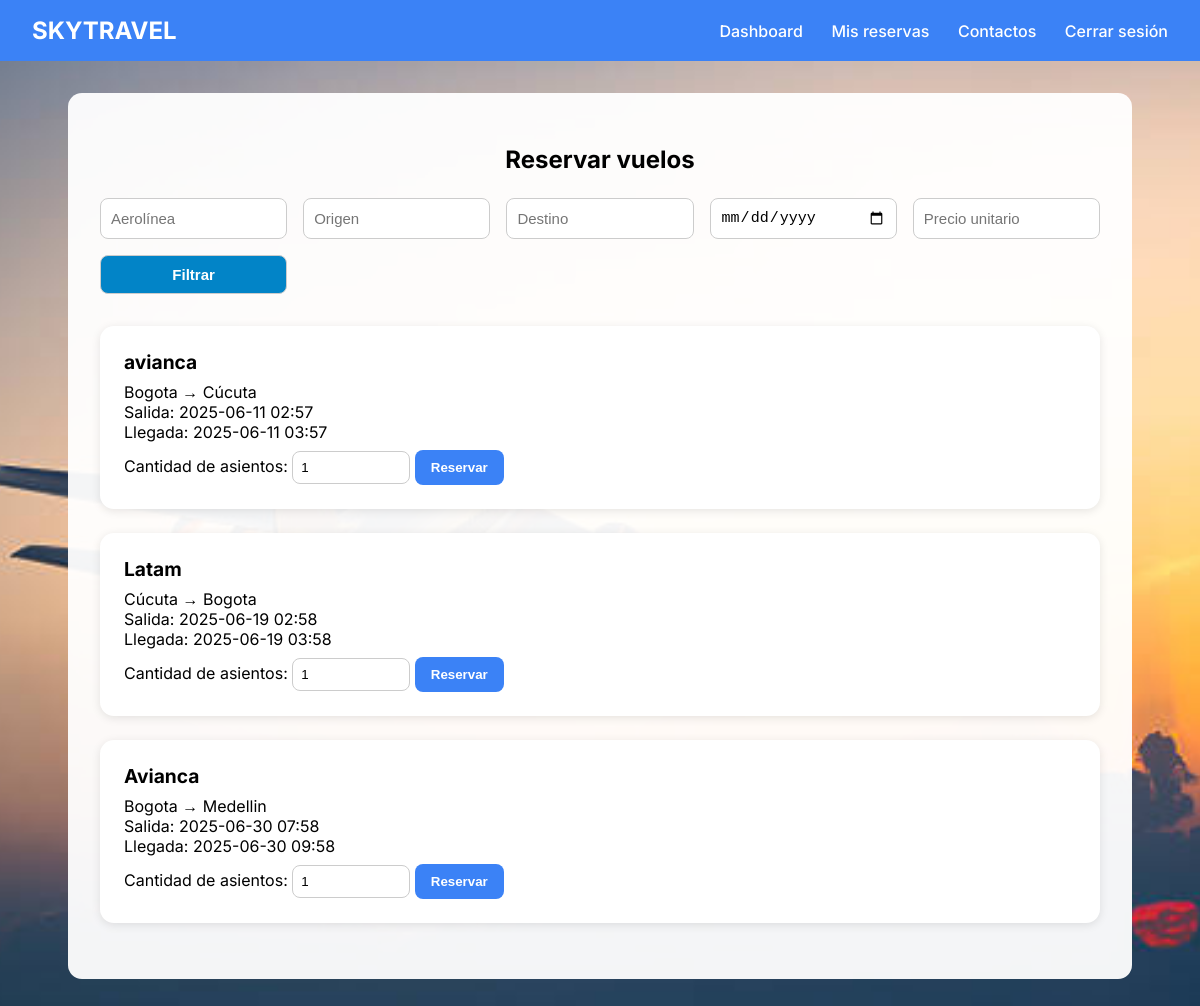
The app's page /api/vuelos/usuario/vuelos/, older data.
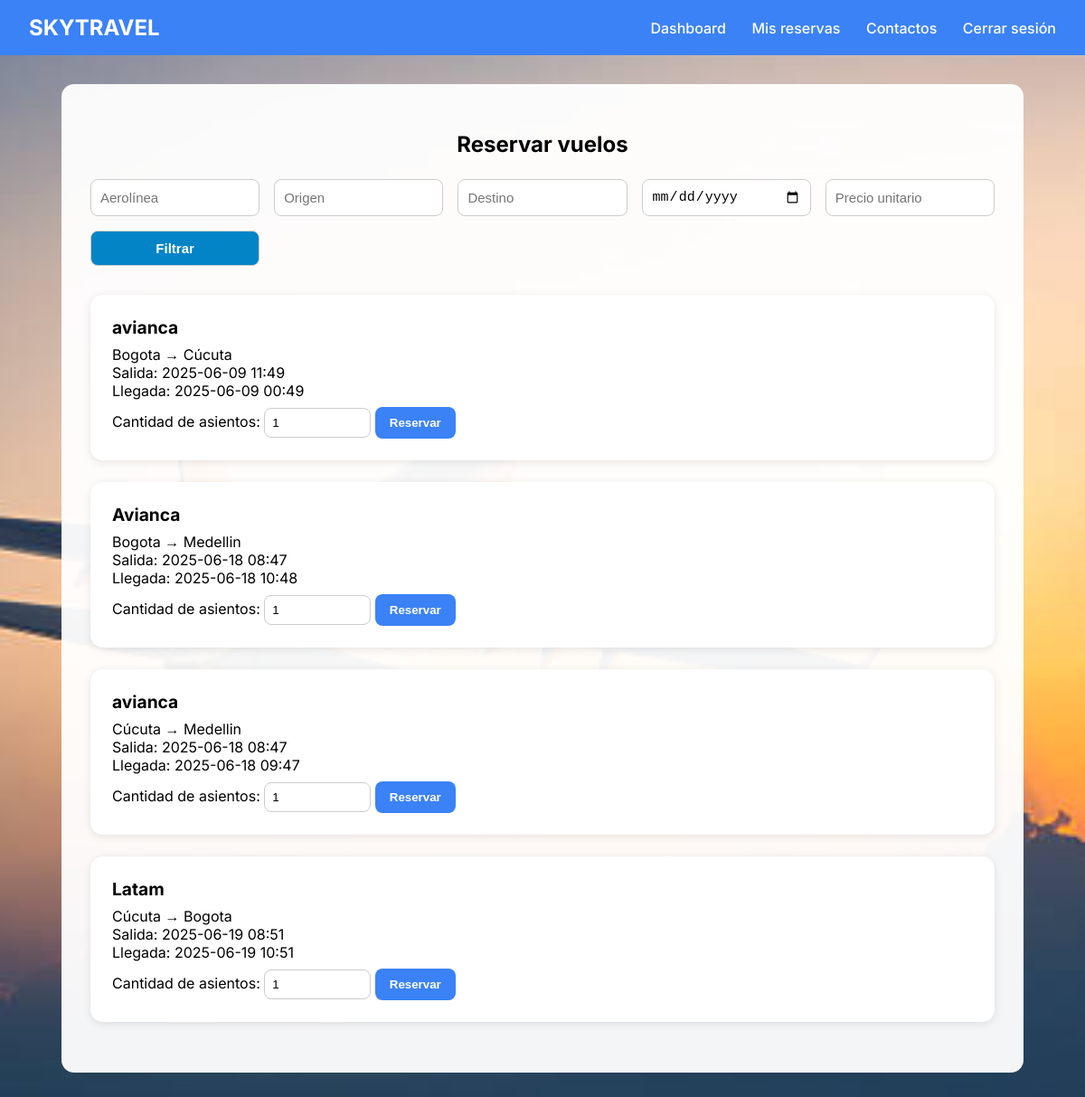
The same page, newer data.
### flights/models.py (models this page shows, shortened)
class Flight(models.Model):
    airline = models.CharField(max_length=100)
    origin = models.CharField(max_length=100)
    destination = models.CharField(max_length=100)
    departure_time = models.DateTimeField()
    arrival_time = models.DateTimeField()
    price = models.DecimalField(max_digits=10, decimal_places=2, default=0.00)
    created_by = models.ForeignKey(settings.AUTH_USER_MODEL, on_delete=models.CASCADE)
    is_active = models.BooleanField(default=True)  # para cancelación futura

### flights/views.py (the view)
# urls.py: path('usuario/vuelos/', views.vuelos_disponibles, name='vuelos_usuario'),
def vuelos_disponibles(request):
    vuelos = Flight.objects.filter(is_active=True).order_by('departure_time')
    airline = request.GET.get('airline')
    origin = request.GET.get('origin')
    destination = request.GET.get('destination')
    fecha = request.GET.get('fecha')
    if airline:
        vuelos = vuelos.filter(airline__icontains=airline)
    if origin:
        vuelos = vuelos.filter(origin__icontains=origin)
    if destination:
        vuelos = vuelos.filter(destination__icontains=destination)
    if fecha:
        vuelos = vuelos.filter(departure_time__date=fecha)
    reservas = []
    if request.user.is_authenticated:
        reservas = Reserva.objects.filter(usuario=request.user)
    return render(request, 'vuelos_usuario.html', {
        'vuelos': vuelos,
        'reservas': reservas
    })

### usuarios/templates/vuelos_usuario.html (shortened to what this page needs)
{% load static %}
<!DOCTYPE html>
<html lang="es">
<head>
</head>
<body>
  <nav>
    <div class="logo">SKYTRAVEL</div>
    <div class="links">
      <a href="{% url 'dashboard_page' %}">Dashboard</a>
      <a href="{% url 'mis_reservas' %}">Mis reservas</a>
      <a href="{% url 'contacto' %}">Contactos</a>
      <a href="{% url 'logout' %}">Cerrar sesión</a>
    </div>
  </nav>
  <div class="container">
    <h2>Reservar vuelos</h2>
    <div class="filtros">
      <form method="GET">
        <input type="text" name="airline" placeholder="Aerolínea" value="{{ request.GET.airline }}">
        <input type="text" name="origin" placeholder="Origen" value="{{ request.GET.origin }}">
        <input type="text" name="destination" placeholder="Destino" value="{{ request.GET.destination }}">
        <input type="date" name="fecha" placeholder="Fecha de salida" value="{{ request.GET.fecha }}">
        <input type="text" name="price" placeholder="Precio unitario" value="{{ request.GET.price }}">
        <button type="submit">Filtrar</button>
      </form>
    </div>
    {% for vuelo in vuelos %}
      <div class="card">
        <strong>{{ vuelo.airline }}</strong>
        {{ vuelo.origin }} → {{ vuelo.destination }}<br>
        Salida: {{ vuelo.departure_time|date:"Y-m-d H:i" }}<br>
        Llegada: {{ vuelo.arrival_time|date:"Y-m-d H:i" }}
        <form method="POST" action="{% url 'reservar_vuelo' vuelo.id %}" onsubmit="return confirmarPago(this, {{ vuelo.price }})">
      <label>Cantidad de asientos:</label>
      <input type="number" name="cantidad_asientos" min="1" value="1" required>
      <button type="submit" class="btn">Reservar</button>
      </form>
      </div>
    {% empty %}
      <p style="text-align:center;">No hay vuelos disponibles.</p>
    {% endfor %}
  </div>
</body>
</html>

Row changes from the older to the newer data that the page shows:
changed Flight (number 1 of 4 on the later page): departure_time "2025-06-11 02:57" → "2025-06-09 11:49"; arrival_time "2025-06-11 03:57" → "2025-06-09 00:49"
changed Flight "Avianca": departure_time "2025-06-30 07:58" → "2025-06-18 08:47"; arrival_time "2025-06-30 09:58" → "2025-06-18 10:48"; moves up the list
added Flight: airline "avianca", origin "Cúcuta", destination "Medellin", departure_time "2025-06-18 08:47", arrival_time "2025-06-18 09:47"
changed Flight "Latam": departure_time "2025-06-19 02:58" → "2025-06-19 08:51"; arrival_time "2025-06-19 03:58" → "2025-06-19 10:51"
